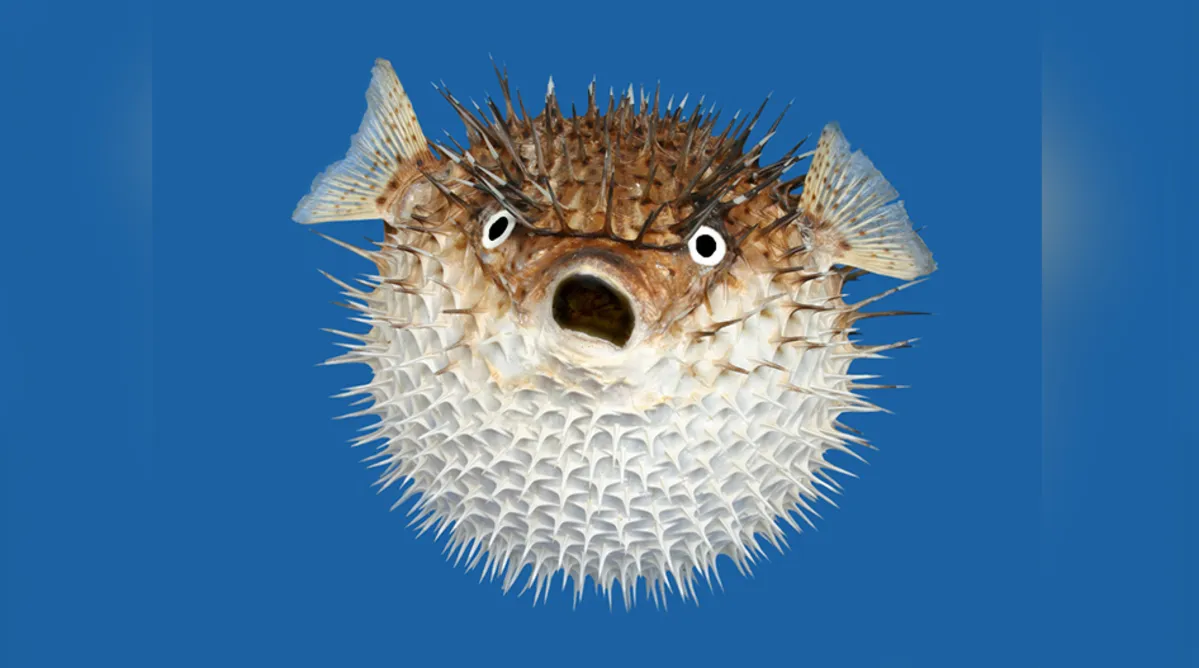
#> input picture images/baiacu.jpg, 1199 x 668 px
$ python Main.py
#> lines starting #> are read from the running program, lines starting #| are printed output that depends on the picture; after the words box and inside, x2 and y2 are one past the last pixel; in counts of white or black regions, pixels touching at a corner belong together
import cv2
import numpy as np
from numpy import ones, uint8

def region_growing(image, seed, threshold=50):
    rows, cols = image.shape
    segmented = np.zeros_like(image)
    visited = np.zeros_like(image)

    seed_value = image[seed]

    region = [seed]
    segmented[seed] = 255
    visited[seed] = 1

    neighbors = [(-1, 0), (1, 0), (0, -1), (0, 1)]

    while region:
        x, y = region.pop(0)

        for dx, dy in neighbors:
            nx, ny = x + dx, y + dy

            if 0 <= nx < rows and 0 <= ny < cols and not visited[nx, ny]:
                diff = abs(int(image[nx, ny]) - int(seed_value))

                if diff < threshold:
                    region.append((nx, ny))
                    segmented[nx, ny] = 255
                    visited[nx, ny] = 1

    return segmented

def noise_removal(image):
    kernel = np.ones((3, 3), np.uint8)
    image = cv2.dilate(image, kernel, iterations=1)
    image = cv2.erode(image, kernel, iterations=1)
    image = cv2.morphologyEx(image, cv2.MORPH_CLOSE, kernel)
    image = cv2.medianBlur(image, 3)
    return image

def thick_font(image):
    image = cv2.bitwise_not(image)
    kernel = ones((2,2), uint8)
    image = cv2.dilate(image, kernel, iterations=1)
    image = cv2.bitwise_not(image)
    return image

def increase_contrast_histogram(image):
    gray_image = cv2.cvtColor(image, cv2.COLOR_BGR2GRAY)
    return cv2.equalizeHist(gray_image)

def identify_image(image):
    image = cv2.imread(image)
    new_size = (800, 600)


    seed = (100, 100)

    alpha = 1.5
    beta = 0

    image = cv2.resize(image, new_size)
    image = cv2.convertScaleAbs(image, alpha=alpha, beta=beta)
    image_gray = cv2.cvtColor(image, cv2.COLOR_BGR2GRAY)

    segmented_image = region_growing(image_gray, seed)

    image_no_noise = noise_removal(segmented_image)

    image_thickned = thick_font(image_no_noise)

    cv2.imshow('Imagem Original', image)
    cv2.imshow('Imagem Modificada', image_thickned)

    cv2.waitKey(0)
    cv2.destroyAllWindows()

baiacu = "images/baiacu.jpg"
tucunare = "images/tucunare.jpg"
tubarao = "images/tubarao.jpg"

identify_image(baiacu)
#> in identify_image, image is the input picture: shape (668, 1199, 3); mean B, G, R 157.4, 115, 68.3
#> in identify_image, `image_gray = cv2.cvtColor(image, cv2.COLOR_BGR2GRAY)`:
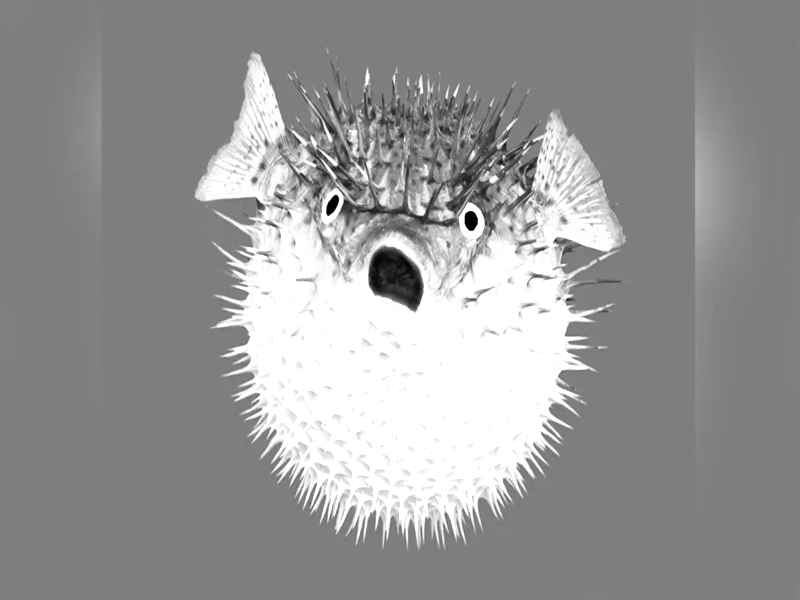
#> image_gray: shape (600, 800); min 0, max 255, mean 150.8
#> in region_growing, `seed_value = image[seed]`: seed_value = 144
#> after the loop in region_growing, `while region:`:
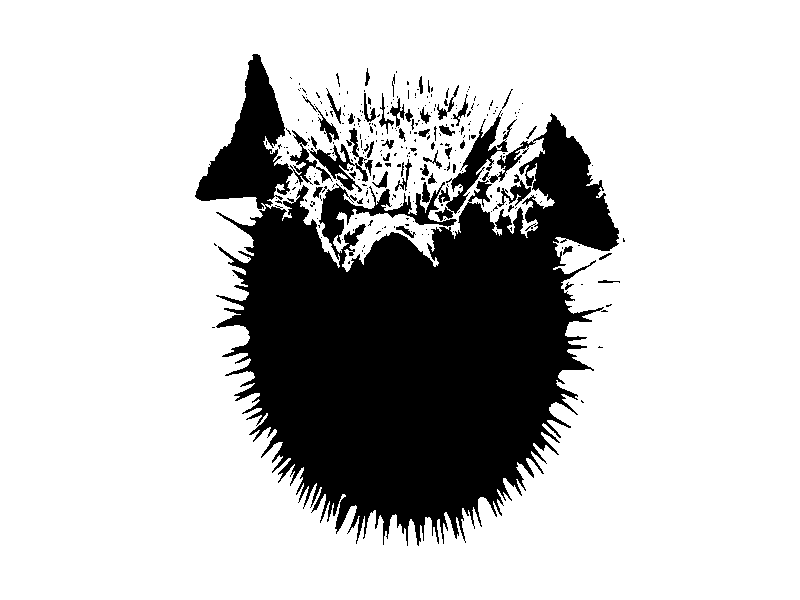
#> segmented: shape (600, 800); 77% white; 298 black regions (248 under 20 px), largest, box (x1, y1, x2, y2) and area: (195, 54, 619, 546) 104898, (308, 128, 368, 192) 1041, (497, 174, 531, 207) 355
#> after the loop in region_growing, `while region:`: region = []
#> in noise_removal, `image = cv2.dilate(image, kernel, iterations=1)`: image: shape (600, 800); 80% white; 182 black regions (150 under 20 px), largest, box (x1, y1, x2, y2) and area: (218, 116, 618, 540) 85447, (197, 55, 291, 208) 6167, (322, 189, 389, 242) 1063
#> in noise_removal, `image = cv2.erode(image, kernel, iterations=1)`: image: shape (600, 800); 78.1% white; 104 black regions (42 under 20 px), largest, box (x1, y1, x2, y2) and area: (217, 115, 619, 541) 89948, (196, 54, 292, 209) 6842, (437, 117, 500, 220) 1526
#> in noise_removal, `image = cv2.medianBlur(image, 3)`: image: shape (600, 800); 78.2% white; 93 black regions (41 under 20 px), largest, box (x1, y1, x2, y2) and area: (217, 115, 619, 541) 91642, (196, 54, 292, 209) 6846, (321, 188, 390, 243) 1419
#> in thick_font, `image = cv2.dilate(image, kernel, iterations=1)`: image: shape (600, 800); 22.8% white; 88 white regions (21 under 20 px), largest, box (x1, y1, x2, y2) and area: (217, 115, 620, 542) 94506, (196, 54, 293, 210) 7165, (321, 188, 391, 244) 1596
identify_image(tucunare)
#> call 2 of identify_image, with image = 'images/tucunare.jpg'
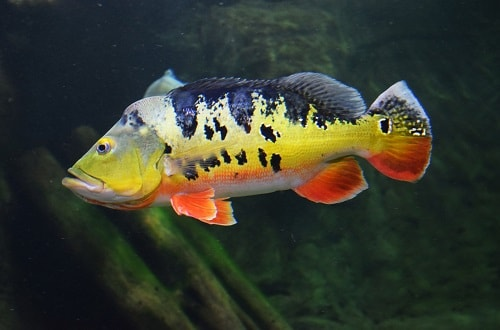
#> input picture images/tucunare.jpg, 500 x 330 px
#> in identify_image, image is the input picture: shape (330, 500, 3); mean B, G, R 47.2, 59.2, 55
#> in identify_image (call 2), `image_gray = cv2.cvtColor(image, cv2.COLOR_BGR2GRAY)`:
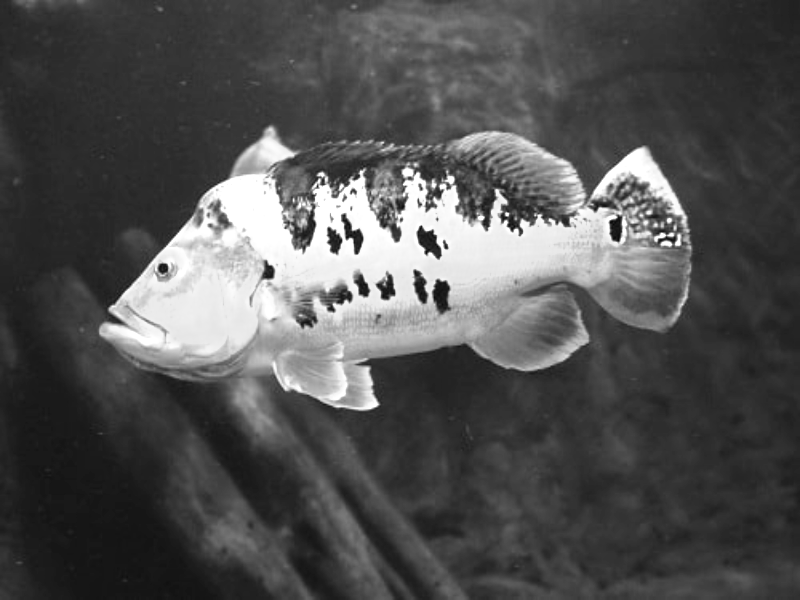
#> image_gray: shape (600, 800); min 9, max 255, mean 81.6
#> after the loop in region_growing (call 2), `while region:`: segmented: shape (600, 800); 76.8% white; 93 black regions (57 under 20 px), largest, box (x1, y1, x2, y2) and area: (99, 113, 692, 438) 103035, (361, 8, 509, 53) 3299, (330, 502, 376, 575) 745
#> in noise_removal (call 2), `image = cv2.dilate(image, kernel, iterations=1)`: image: shape (600, 800); 78.4% white; 69 black regions (45 under 20 px), largest, box (x1, y1, x2, y2) and area: (100, 115, 691, 436) 98399, (363, 9, 498, 51) 2658, (334, 509, 369, 568) 498
#> in noise_removal (call 2), `image = cv2.erode(image, kernel, iterations=1)`: image: shape (600, 800); 77% white; 57 black regions (20 under 20 px), largest, box (x1, y1, x2, y2) and area: (99, 114, 692, 437) 102652, (362, 8, 499, 52) 3240, (333, 508, 370, 569) 692
#> in noise_removal (call 2), `image = cv2.medianBlur(image, 3)`: image: shape (600, 800); 77% white; 55 black regions (23 under 20 px), largest, box (x1, y1, x2, y2) and area: (99, 114, 692, 437) 102692, (362, 8, 499, 52) 3246, (333, 508, 370, 569) 688
#> in thick_font (call 2), `image = cv2.dilate(image, kernel, iterations=1)`: image: shape (600, 800); 23.8% white; 50 white regions (14 under 20 px), largest, box (x1, y1, x2, y2) and area: (99, 114, 693, 438) 104914, (362, 8, 500, 53) 3531, (330, 504, 371, 570) 813
identify_image(tubarao)
#> call 3 of identify_image, with image = 'images/tubarao.jpg'
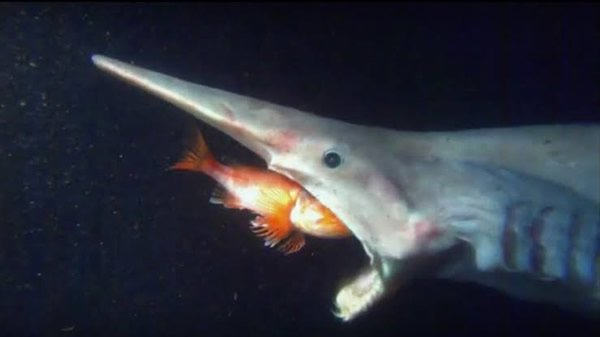
#> input picture images/tubarao.jpg, 600 x 337 px
#> in identify_image, image is the input picture: shape (337, 600, 3); mean B, G, R 62.3, 51.5, 47.8
#> in identify_image (call 3), `image_gray = cv2.cvtColor(image, cv2.COLOR_BGR2GRAY)`:
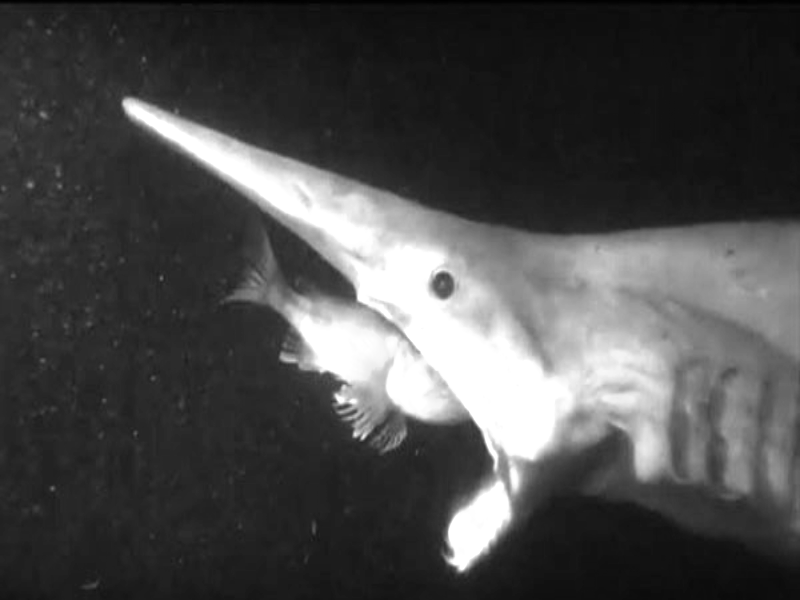
#> image_gray: shape (600, 800); min 0, max 255, mean 74
#> after the loop in region_growing (call 3), `while region:`: segmented: shape (600, 800); 73.5% white; 19 black regions (13 under 20 px), largest, box (x1, y1, x2, y2) and area: (121, 96, 800, 573) 126918, (794, 469, 800, 510) 189, (374, 425, 389, 441) 66, (796, 519, 800, 528) 32, (27, 182, 33, 188) 25, (40, 112, 46, 118) 24
#> in noise_removal (call 3), `image = cv2.dilate(image, kernel, iterations=1)`: image: shape (600, 800); 74.4% white; 8 black regions (6 under 20 px), largest, box (x1, y1, x2, y2) and area: (122, 98, 800, 572) 122939, (795, 470, 800, 508) 131
#> in noise_removal (call 3), `image = cv2.erode(image, kernel, iterations=1)`: image: shape (600, 800); 73.5% white; 8 black regions (2 under 20 px), largest, box (x1, y1, x2, y2) and area: (121, 97, 800, 573) 126827, (794, 469, 800, 509) 184, (796, 519, 800, 528) 32, (381, 429, 387, 435) 28, (28, 183, 33, 188) 22, (41, 112, 46, 117) 21
#> in noise_removal (call 3), `image = cv2.medianBlur(image, 3)`: image: shape (600, 800); 73.5% white; 8 black regions (3 under 20 px), largest, box (x1, y1, x2, y2) and area: (121, 97, 800, 573) 126849, (794, 469, 800, 509) 182, (796, 519, 800, 528) 32, (381, 429, 387, 435) 24, (28, 183, 33, 188) 21
#> in thick_font (call 3), `image = cv2.dilate(image, kernel, iterations=1)`:
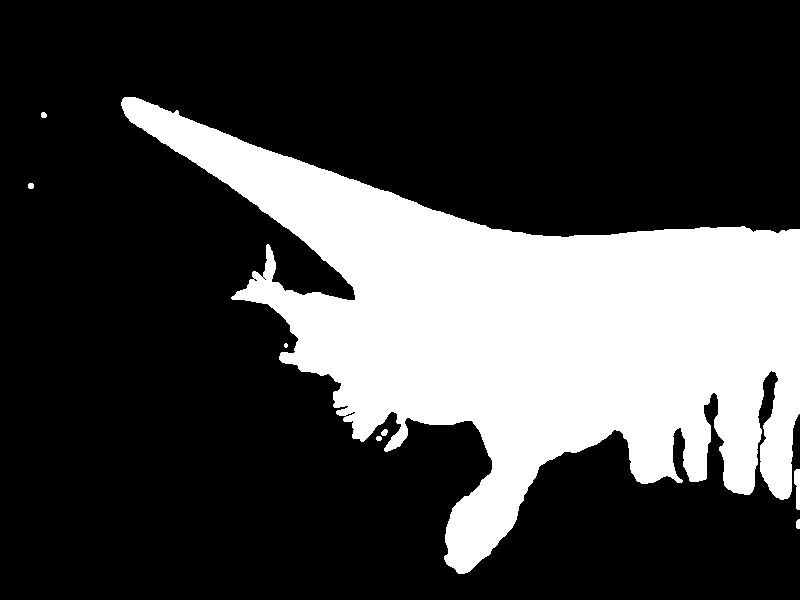
#> image: shape (600, 800); 26.9% white; 8 white regions (1 under 20 px), largest, box (x1, y1, x2, y2) and area: (121, 97, 800, 574) 128684, (794, 469, 800, 510) 190, (381, 429, 388, 436) 37
